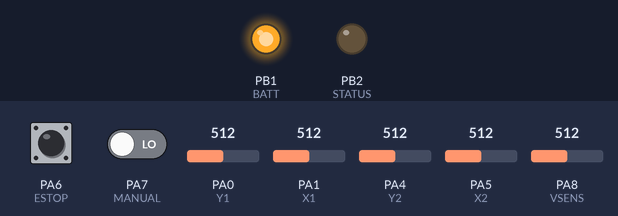
This sketch was run on a simulated STM32 Blue Pill. On the bench: output pins drawn as LEDs (lit = HIGH). The inputs (shaded band) are chosen by the test bench; at power-on: PA7 (MANUAL) LOW, PA8 (VSENS) = 512, PA0 (Y1) = 512, PA1 (X1) = 512, PA4 (Y2) = 512, PA5 (X2) = 512, PA6 (ESTOP) HIGH. What the sketch prints to the serial monitor is not drawn.

Above: at 1.2 s.
1.3 s: PA7 (MANUAL) driven HIGH
At 2.5 s:
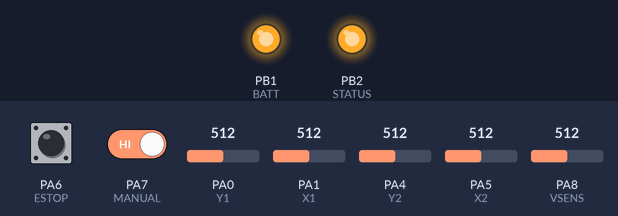
2.8 s: PA8 (VSENS) set to 535
5.8 s: PA8 (VSENS) set to 559
At 6.1 s:
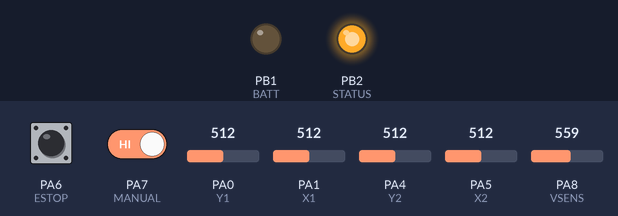
7.3 s: PA7 (MANUAL) driven LOW
At 8.7 s:
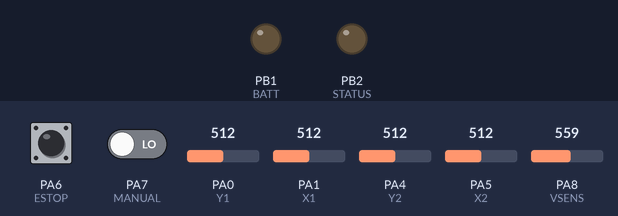
Timing chart, 0 to 10.3 s (numbered marks = the images above; inputs shaded):
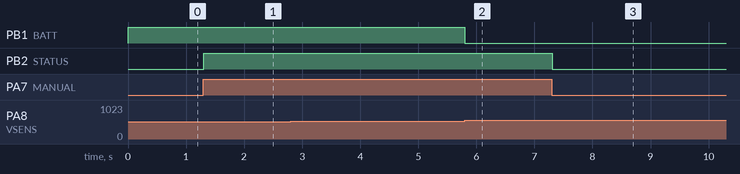

Measured:
- the behaviour switches between 549 and 550 on PA8 (VSENS) (found by bisection; images 1 and 2)
- after the input at 1.3 s, PB2 (STATUS): LOW → HIGH at once
- after the input at 2.8 s, every drawn part: stays the same
- after the input at 5.8 s, PB1 (BATT): HIGH → LOW at once
- after the input at 7.3 s, PB2 (STATUS): HIGH → LOW at once

The sketch:

XBEE_SHORE_ESTOP.ino
```cpp
//ESTOP PACKET CONFIG: 0xFF STATUS X1 Y1 X2 Y2 , STATUS: LSB = ESTOP, second LSB = MANUAL
#define X1 PA1
#define X2 PA5
#define Y1 PA0
#define Y2 PA4
#define ESTOP PA6
#define MANUAL PA7
#define VSENS PA8

#define STMTX PA2
#define STMRX PA3

#define STATUS PB2
#define BATT PB1

#define DEADZONE 10

HardwareSerial Serial2(PA10, PA9);

byte status;

int x1cal;
int x2cal;
int y1cal;
int y2cal;

byte x1val;
byte x2val;
byte y1val;
byte y2val;

void setup() {
  pinMode(STATUS, OUTPUT);
  pinMode(BATT, OUTPUT);
  x1cal = analogRead(X1);
  y1cal = analogRead(Y1);
  x2cal = analogRead(X2);
  y2cal = analogRead(Y2);

  Serial.setTx(STMTX);
  Serial.setRx(STMRX);
  Serial.begin(115200);
  Serial2.begin(115200);
}

void loop() {
  status = !digitalRead(ESTOP) + (digitalRead(MANUAL) << 1);
  x1val = 127;
  y1val = 127;
  x2val = 127;
  y2val = 127;
  if(abs( (long) (analogRead(X1) - x1cal)) > DEADZONE) {
    x1val = map(analogRead(X1) - x1cal, -x1cal, 1023 - x1cal, 0, 254);
  }
  if(abs( (long) (analogRead(Y1) - y1cal)) > DEADZONE) {
    y1val = map(analogRead(Y1) - y1cal, -y1cal, 1023 - y1cal, 0, 254);
  }
  if(abs( (long) (analogRead(X2) - x2cal)) > DEADZONE) {
    x2val = map(analogRead(X2) - x2cal, -x2cal, 1023 - x2cal, 0, 254);
  }
  if(abs( (long) (analogRead(Y2) - y2cal)) > DEADZONE) {
    y2val = map(analogRead(Y2) - y2cal, -y2cal, 1023 - y2cal, 0, 254);
  }

  uint8_t chksum = (x1val + y1val + x2val + y2val) & 0b11111;
  status += chksum << 2;
  Serial.write(0xFF);
  Serial.write(status);
  Serial.write(x1val);
  Serial.write(y1val);
  Serial.write(x2val);
  Serial.write(y2val);

  digitalWrite(BATT, (analogRead(VSENS) < 550));
  digitalWrite(STATUS, digitalRead(MANUAL));

  delay(20);
}
```
